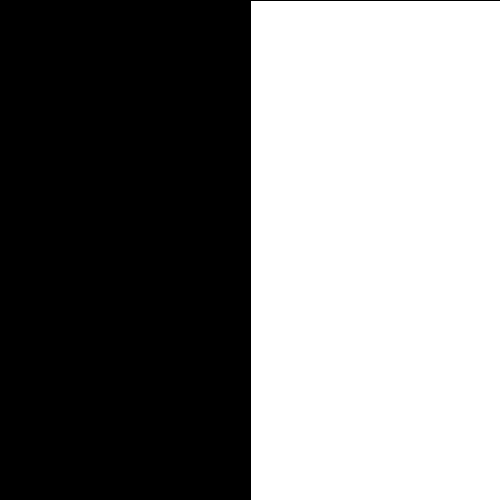
Frame 1 (no input)
Frame 60 (the mouse pressed at the canvas centre just before this capture): identical to frame 1, image omitted
Frame 120 (the mouse held since frame 60 and released just before this capture): identical to frame 1, image omitted

The Processing sketch that drew this single still picture (run headless with seeded random() and noise(); from frame 60 on, the mouse is pressed at the canvas centre):

// Processing sketch: processing_61821
// ── processing_61821.pde

void setup(){
  size(500,500);
  background(0);
  smooth();
}
/*definçoes do programa*/

void draw(){
  fill(255);
  rect(width/2, 0, width, height);
  /*quadrado branco*/
  if (mouseX>250){
    fill(random(255), random(255), random(255));
    ellipse(125, 250, 50,50);
    /*condição de que se o rato estiver na metade esquerda da janela,
    a circunferência ira mudar de cor*/
  }
}
